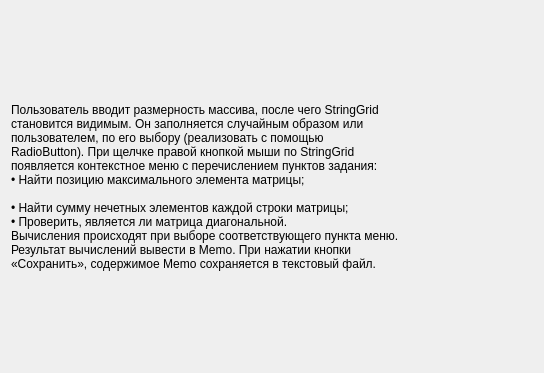
<?xml version="1.0" encoding="UTF-8"?>
<ui version="4.0">
 <class>Usl2</class>
 <widget class="QWidget" name="Usl2">
  <property name="geometry">
   <rect>
    <x>0</x>
    <y>0</y>
    <width>544</width>
    <height>373</height>
   </rect>
  </property>
  <property name="windowTitle">
   <string>Form</string>
  </property>
  <layout class="QHBoxLayout" name="horizontalLayout">
   <item>
    <widget class="QLabel" name="label">
     <property name="text">
      <string>Пользователь вводит размерность массива, после чего StringGrid
становится видимым. Он заполняется случайным образом или
пользователем, по его выбору (реализовать с помощью
RadioButton). При щелчке правой кнопкой мыши по StringGrid
появляется контекстное меню с перечислением пунктов задания:
• Найти позицию максимального элемента матрицы;

• Найти сумму нечетных элементов каждой строки матрицы;
• Проверить, является ли матрица диагональной.
Вычисления происходят при выборе соответствующего пункта меню.
Результат вычислений вывести в Memo. При нажатии кнопки
«Сохранить», содержимое Memo сохраняется в текстовый файл.</string>
     </property>
    </widget>
   </item>
  </layout>
 </widget>
 <resources/>
 <connections/>
</ui>
